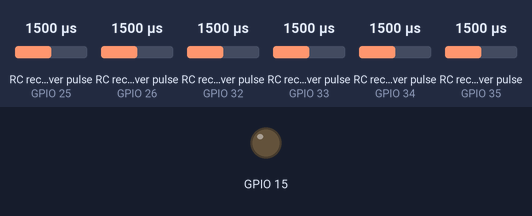
The sketch below on a simulated ESP32. On the bench: output pins drawn as LEDs (lit = HIGH). Wiring (inferred from the names in the program): 6 × RC receiver channel: data GPIO 25 / data GPIO 26 / data GPIO 32 / data GPIO 33 / data GPIO 34 / data GPIO 35. The inputs (shaded band) are chosen by the test bench; at power-on: RC receiver pulse (sensors on GPIO 25, GPIO 26, GPIO 32, GPIO 33, GPIO 34, GPIO 35) 1500 µs. What the sketch prints to the serial monitor is not drawn.

Above: at 0.01 s.
At 0.71 s:
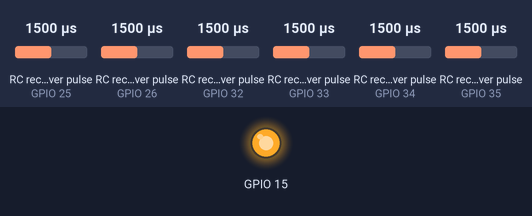
Timing chart, 0 to 2.3 s (numbered marks = the images above):
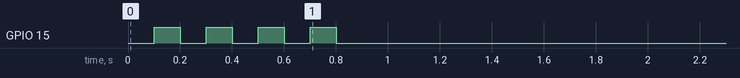

The sketch:

test_RC.ino
```cpp
volatile uint32_t current_time;
volatile uint32_t last_channel_1 = 0;
volatile uint32_t last_channel_2 = 0;
volatile uint32_t last_channel_3 = 0;
volatile uint32_t last_channel_4 = 0;
volatile uint32_t last_channel_5 = 0;
volatile uint32_t last_channel_6 = 0;
volatile uint32_t timer_1;
volatile uint32_t timer_2;
volatile uint32_t timer_3;
volatile uint32_t timer_4;
volatile uint32_t timer_5;
volatile uint32_t timer_6;
volatile int ReceiverValue[6]; // Increase the array size to 6 for Channel 1 to Channel 6
const int channel_1_pin = 34;
const int channel_2_pin = 35;
const int channel_3_pin = 32;
const int channel_4_pin = 33;
const int channel_5_pin = 25;
const int channel_6_pin = 26;

 void channelInterruptHandler()
{
  current_time = micros();
  // Channel 1
  if (digitalRead(channel_1_pin))
  {
    if (last_channel_1 == 0)
    {
      last_channel_1 = 1;
      timer_1 = current_time;
    }
  }
  else if (last_channel_1 == 1)
  {
    last_channel_1 = 0;
    ReceiverValue[0] = current_time - timer_1;
  }

  // Channel 2
  if (digitalRead(channel_2_pin))
  {
    if (last_channel_2 == 0)
    {
      last_channel_2 = 1;
      timer_2 = current_time;
    }
  }
  else if (last_channel_2 == 1)
  {
    last_channel_2 = 0;
    ReceiverValue[1] = current_time - timer_2;
  }

  // Channel 3
  if (digitalRead(channel_3_pin))
  {
    if (last_channel_3 == 0)
    {
      last_channel_3 = 1;
      timer_3 = current_time;
    }
  }
  else if (last_channel_3 == 1)
  {
    last_channel_3 = 0;
    ReceiverValue[2] = current_time - timer_3;
  }

  // Channel 4
  if (digitalRead(channel_4_pin))
  {
    if (last_channel_4 == 0)
    {
      last_channel_4 = 1;
      timer_4 = current_time;
    }
  }
  else if (last_channel_4 == 1)
  {
    last_channel_4 = 0;
    ReceiverValue[3] = current_time - timer_4;
  }

  // Channel 5
  if (digitalRead(channel_5_pin))
  {
    if (last_channel_5 == 0)
    {
      last_channel_5 = 1;
      timer_5 = current_time;
    }
  }
  else if (last_channel_5 == 1)
  {
    last_channel_5 = 0;
    ReceiverValue[4] = current_time - timer_5;
  }

  // Channel 6
  if (digitalRead(channel_6_pin))
  {
    if (last_channel_6 == 0)
    {
      last_channel_6 = 1;
      timer_6 = current_time;
    }
  }
  else if (last_channel_6 == 1)
  {
    last_channel_6 = 0;
    ReceiverValue[5] = current_time - timer_6;
  }
}


void neutralPositionAdjustment()
{
  int min = 1490;
  int max = 1510;
  if (ReceiverValue[0] < max && ReceiverValue[0] > min)
  {
    ReceiverValue[0]= 1500;
  }
  if (ReceiverValue[1] < max && ReceiverValue[1] > min)
  {
    ReceiverValue[1]= 1500;
  }
  if (ReceiverValue[3] < max && ReceiverValue[3] > min)
  {
    ReceiverValue[3]= 1500;
  }
  if(ReceiverValue[0]==ReceiverValue[1] && ReceiverValue[1]==ReceiverValue[3] && ReceiverValue[3]==ReceiverValue[0] )
  {
    ReceiverValue[0]= 1500;
    ReceiverValue[1]= 1500;
    ReceiverValue[3]= 1500;
  }
}

void setup() {
  Serial.begin(115200);

int led_time=100;
 pinMode(15, OUTPUT);
  digitalWrite(15, LOW);
  delay(led_time);
  digitalWrite(15, HIGH);
  delay(led_time);
  digitalWrite(15, LOW);
  delay(led_time);
  digitalWrite(15, HIGH);
  delay(led_time);
  digitalWrite(15, LOW);
  delay(led_time);
  digitalWrite(15, HIGH);
  delay(led_time);
  digitalWrite(15, LOW);
  delay(led_time);
  digitalWrite(15, HIGH);
  delay(led_time);
  digitalWrite(15, LOW);
  delay(led_time);


  pinMode(channel_1_pin, INPUT_PULLUP);
  pinMode(channel_2_pin, INPUT_PULLUP);
  pinMode(channel_3_pin, INPUT_PULLUP);
  pinMode(channel_4_pin, INPUT_PULLUP);
  pinMode(channel_5_pin, INPUT_PULLUP);
  pinMode(channel_6_pin, INPUT_PULLUP);

  attachInterrupt(digitalPinToInterrupt(channel_1_pin), channelInterruptHandler, CHANGE);
  attachInterrupt(digitalPinToInterrupt(channel_2_pin), channelInterruptHandler, CHANGE);
  attachInterrupt(digitalPinToInterrupt(channel_3_pin), channelInterruptHandler, CHANGE);
  attachInterrupt(digitalPinToInterrupt(channel_4_pin), channelInterruptHandler, CHANGE);
  attachInterrupt(digitalPinToInterrupt(channel_5_pin), channelInterruptHandler, CHANGE);
  attachInterrupt(digitalPinToInterrupt(channel_6_pin), channelInterruptHandler, CHANGE);

}

void loop() {

//Reciever signals
  Serial.print(ReceiverValue[0]);
  Serial.print(" - ");
  Serial.print(ReceiverValue[1]);
  Serial.print(" - ");
  Serial.print(ReceiverValue[2]);
  Serial.print(" - ");
  Serial.print(ReceiverValue[3]);
  Serial.print(" - ");
  Serial.print(ReceiverValue[4]);
  Serial.print(" - ");
  Serial.print(ReceiverValue[5]);
  Serial.println(" -- ");
}
```
